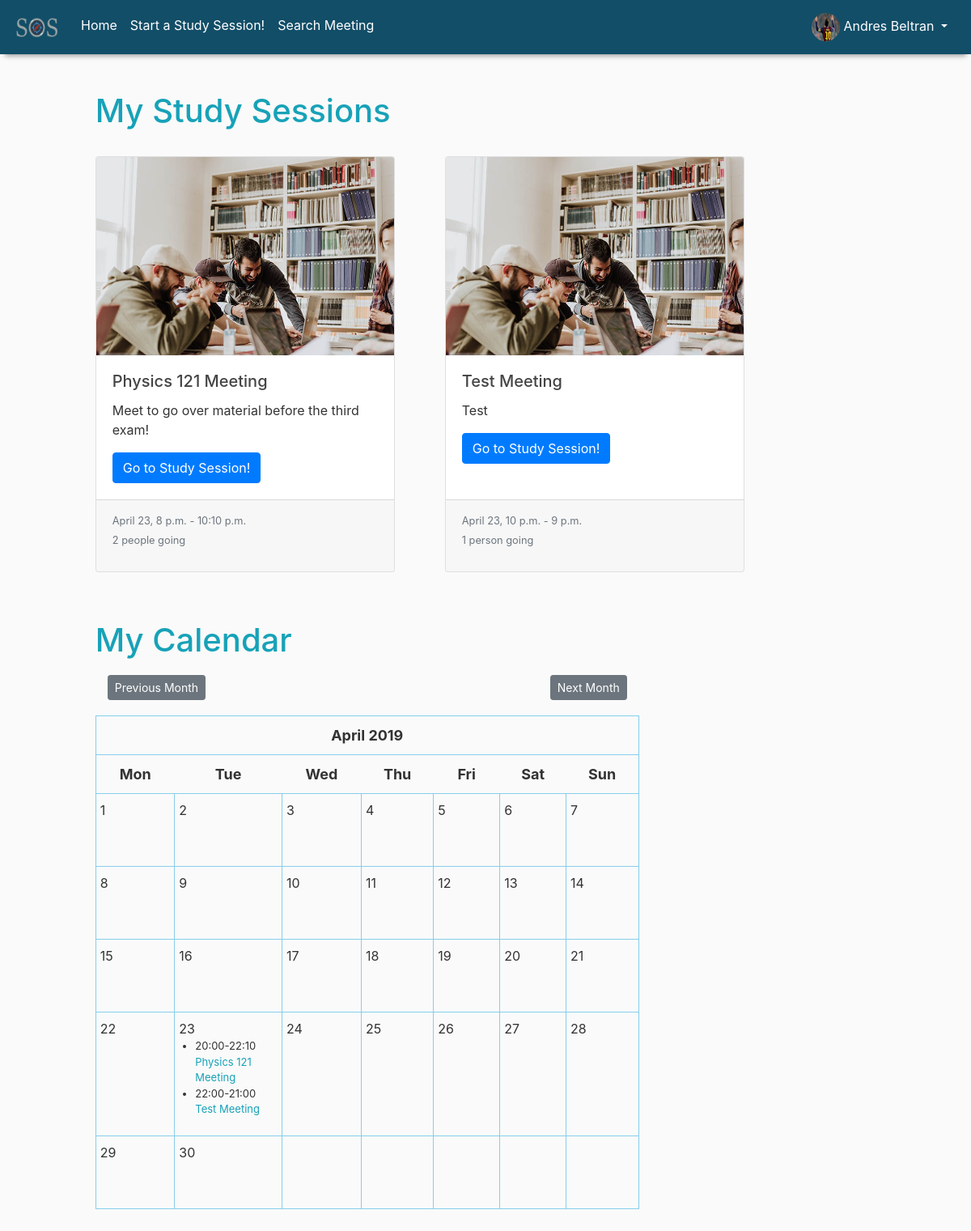
/ (signed in), run on an earlier commit of the app's database.
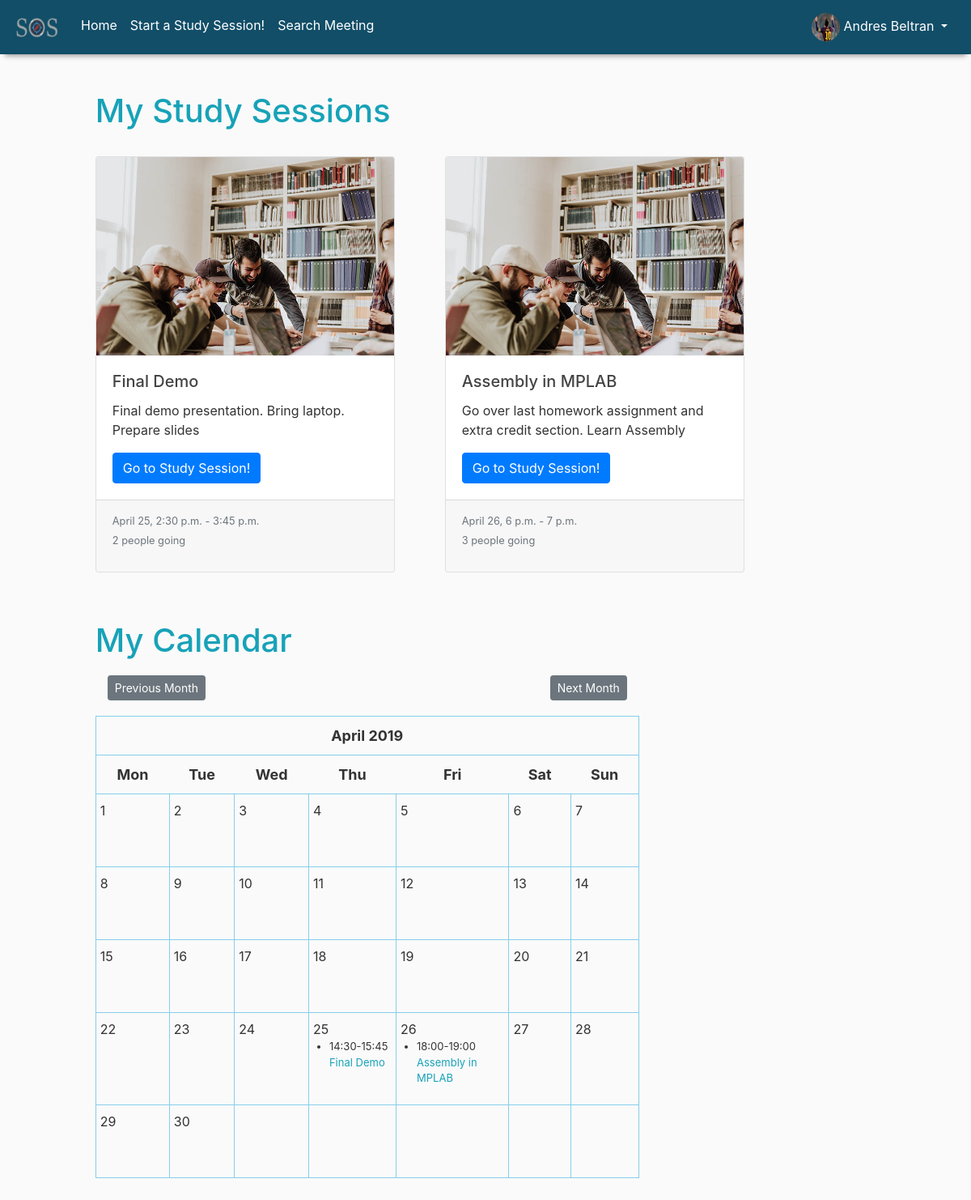
And on a later commit of the database.
### MEETINGS/models.py (models this page shows, shortened)
class Meeting(models.Model):
    title = models.CharField(max_length=100)
    university = models.CharField(max_length=100)
    course = models.CharField(max_length=100)
    date_start = models.DateTimeField()
    date_end = models.DateTimeField()
    location = models.CharField(max_length=100)
    description = models.TextField()
    members = models.ManyToManyField(User, through='Membership', related_name='user_meetings', default=None)
    @property
    def get_html_url(self):
        url = reverse('meeting-detail', kwargs={'pk': self.pk})
        return f'<a href="{url}"> {self.title} </a>'
    @property
    def get_start_time_format(self):
        return self.date_start.strftime('%H:%M')
    @property
    def get_end_time_format(self):
        return self.date_end.strftime('%H:%M')

### MEETINGS/views.py (the view)
# urls.py: path('', MeetingListView.as_view(), name='meetings-list'),
class MeetingListView(LoginRequiredMixin, ListView):
    template_name = 'MEETINGS/meeting_list.html'
    def get_context_data(self, **kwargs):
        context = super().get_context_data(**kwargs)
        d = get_date(self.request.GET.get('month', None))
        cal = Calendar(d.year, d.month)
        events = self.request.user.user_meetings.filter(date_start__year=d.year, date_start__month=d.month)
        html_cal = cal.formatmonth(events, withyear=True)
        context['prev_month'] = prev_month(d)
        context['next_month'] = next_month(d)
        context['calendar'] = mark_safe(html_cal)
        return context
    def get_queryset(self):
        return self.request.user.user_meetings.all()

### CALENDAR/utils.py (called while the page is built)
def get_date(req_day):
	if req_day:
		year, month = (int(x) for x in req_day.split('-'))
		return datetime(year, month, day=1)
	return datetime.today()

def prev_month(date):
	first = date.replace(day=1)
	prev_month = first - timedelta(days=1)
	month = 'month=' + str(prev_month.year) + '-' + str(prev_month.month)
	return month

def next_month(date):
	days_in_month = calendar.monthrange(date.year, date.month)[1]
	last = date.replace(day=days_in_month)
	next_month = last + timedelta(days=1)
	month = 'month=' + str(next_month.year) + '-' + str(next_month.month)
	return month

	def formatday(self, day, events):
		events_per_day = events.filter(date_start__day=day)
		d = ''
		for event in events_per_day:
			d += f'<li>{event.get_start_time_format}-{event.get_end_time_format} {event.get_html_url}</li>'
		if day != 0:
			return f"<td><span class='date'>{day}</span><ul> {d} </ul></td>"
		return '<td></td>'

	def formatweek(self, theweek, events):
		week = ''
		for d, weekday in theweek:
			week += self.formatday(d, events)
		return f'<tr> {week} </tr>'

### MEETINGS/templates/MEETINGS/meeting_list.html
{% extends "MEETINGS/boot_base.html" %}
{% load static %}
{% block content %}
<div class="deck_row row">
    <div class="list col-md-12">
        <h1 class="text-info">My Study Sessions</h1>
        <br class="p_med">
        <div class="card-deck flex-nowrap">
            {% for meeting in object_list %}
            <div class="card">
                <img class="card-img-top" src="{% static 'MEETINGS/meeting_default.jpg' %}">
                <div class="card-body">
                    <h5 class="card-title">{{ meeting.title }}</h5>
                    <p class="card-text">{{ meeting.description }}</p>
                    <a href="{% url 'meeting-detail' meeting.id %}" class="btn btn-primary">Go to Study Session!</a>
                </div>
                <div class="card-footer">
                    <small class="text-muted">
                        {% if meeting.date_start.day == meeting.date_end.day %}
                            {{ meeting.date_start | date:"F d, P" }} - {{ meeting.date_end | date:"P" }}
                        {% else %}
                            {{ meeting.date_start | date:"F d, P" }} - {{ meeting.date_end | date:"F d, P" }}
                        {% endif %}
                        <p>{{ meeting.members.count}}
                            {% if meeting.members.count == 1 %}
                            person going</small>
                            {% else %}
                            people going</small>
                            {% endif %}
                </div>
            </div>
            {% endfor %}
        </div>
    </div>
</div>
<div id="cal_row" class="my_meetings row">
    <div class="list col-md-8">
        <h1 class="text-info">My Calendar</h1>
        <div class="clearfix">
	        <button id="prev_btn" class="btn btn-secondary btn-sm mt-1 mb-1 left"
               href="?{{ prev_month }}"> Previous Month </button>
	        <a id="next_btn" class="btn btn-secondary btn-sm mt-1 mb-1 right"
               href="?{{ next_month }}"> Next Month </a>
        </div>
        {{ calendar }}
    </div>
</div>
{% endblock content %}

What changed in the data, as far as the page shows it:
removed Meeting: title "Physics 121 Meeting", description "Meet to go over material before the third exam!", date_start "April 23, 8 p.m.", date_end "10:10 p.m.", members.count "2", shows "people going"
removed Meeting: title "Test Meeting", description "Test", date_start "April 23, 10 p.m.", date_end "9 p.m.", members.count "1", shows "person going", title "April 2019 Mon Tue Wed Thu Fri Sat Sun 1 2 3 4 5 6 7 8 9 10 11 12 13 14 15 16 17 18 19 20 21 22 23 20:00-22:10 Physics 121 Meeting 22:00-21:00 Test Meeting 24 25 26 27 28 29 30"
added Meeting: title "Final Demo", description "Final demo presentation. Bring laptop. Prepare slides", date_start "April 25, 2:30 p.m.", date_end "3:45 p.m.", members.count "2", shows "people going"
added Meeting: title "Assembly in MPLAB", description "Go over last homework assignment and extra credit section. Learn Assembly", date_start "April 26, 6 p.m.", date_end "7 p.m.", members.count "3", shows "people going", title "April 2019 Mon Tue Wed Thu Fri Sat Sun 1 2 3 4 5 6 7 8 9 10 11 12 13 14 15 16 17 18 19 20 21 22 23 24 25 14:30-15:45 Final Demo 26 18:00-19:00 Assembly in MPLAB 27 28 29 30"
